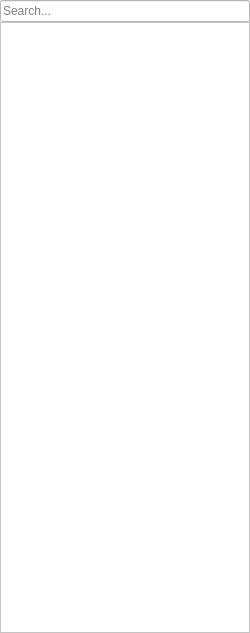
<?xml version="1.0" encoding="UTF-8"?>
<ui version="4.0">
 <class>ProjectView</class>
 <widget class="QWidget" name="ProjectView">
  <property name="geometry">
   <rect>
    <x>0</x>
    <y>0</y>
    <width>250</width>
    <height>633</height>
   </rect>
  </property>
  <property name="windowTitle">
   <string>Project View</string>
  </property>
  <layout class="QVBoxLayout" name="verticalLayout">
   <property name="spacing">
    <number>0</number>
   </property>
   <property name="leftMargin">
    <number>0</number>
   </property>
   <property name="topMargin">
    <number>0</number>
   </property>
   <property name="rightMargin">
    <number>0</number>
   </property>
   <property name="bottomMargin">
    <number>0</number>
   </property>
   <item>
    <widget class="QLineEdit" name="search">
     <property name="palette">
      <palette>
       <active>
        <colorrole role="WindowText">
         <brush brushstyle="SolidPattern">
          <color alpha="255">
           <red>0</red>
           <green>0</green>
           <blue>0</blue>
          </color>
         </brush>
        </colorrole>
        <colorrole role="Button">
         <brush brushstyle="SolidPattern">
          <color alpha="255">
           <red>255</red>
           <green>255</green>
           <blue>255</blue>
          </color>
         </brush>
        </colorrole>
        <colorrole role="Light">
         <brush brushstyle="SolidPattern">
          <color alpha="255">
           <red>255</red>
           <green>255</green>
           <blue>255</blue>
          </color>
         </brush>
        </colorrole>
        <colorrole role="Midlight">
         <brush brushstyle="SolidPattern">
          <color alpha="255">
           <red>255</red>
           <green>255</green>
           <blue>255</blue>
          </color>
         </brush>
        </colorrole>
        <colorrole role="Dark">
         <brush brushstyle="SolidPattern">
          <color alpha="255">
           <red>127</red>
           <green>127</green>
           <blue>127</blue>
          </color>
         </brush>
        </colorrole>
        <colorrole role="Mid">
         <brush brushstyle="SolidPattern">
          <color alpha="255">
           <red>170</red>
           <green>170</green>
           <blue>170</blue>
          </color>
         </brush>
        </colorrole>
        <colorrole role="Text">
         <brush brushstyle="SolidPattern">
          <color alpha="255">
           <red>0</red>
           <green>0</green>
           <blue>0</blue>
          </color>
         </brush>
        </colorrole>
        <colorrole role="BrightText">
         <brush brushstyle="SolidPattern">
          <color alpha="255">
           <red>255</red>
           <green>255</green>
           <blue>255</blue>
          </color>
         </brush>
        </colorrole>
        <colorrole role="ButtonText">
         <brush brushstyle="SolidPattern">
          <color alpha="255">
           <red>0</red>
           <green>0</green>
           <blue>0</blue>
          </color>
         </brush>
        </colorrole>
        <colorrole role="Base">
         <brush brushstyle="SolidPattern">
          <color alpha="255">
           <red>255</red>
           <green>255</green>
           <blue>255</blue>
          </color>
         </brush>
        </colorrole>
        <colorrole role="Window">
         <brush brushstyle="SolidPattern">
          <color alpha="255">
           <red>255</red>
           <green>255</green>
           <blue>255</blue>
          </color>
         </brush>
        </colorrole>
        <colorrole role="Shadow">
         <brush brushstyle="SolidPattern">
          <color alpha="255">
           <red>0</red>
           <green>0</green>
           <blue>0</blue>
          </color>
         </brush>
        </colorrole>
        <colorrole role="AlternateBase">
         <brush brushstyle="SolidPattern">
          <color alpha="255">
           <red>255</red>
           <green>255</green>
           <blue>255</blue>
          </color>
         </brush>
        </colorrole>
        <colorrole role="ToolTipBase">
         <brush brushstyle="SolidPattern">
          <color alpha="255">
           <red>255</red>
           <green>255</green>
           <blue>220</blue>
          </color>
         </brush>
        </colorrole>
        <colorrole role="ToolTipText">
         <brush brushstyle="SolidPattern">
          <color alpha="255">
           <red>0</red>
           <green>0</green>
           <blue>0</blue>
          </color>
         </brush>
        </colorrole>
       </active>
       <inactive>
        <colorrole role="WindowText">
         <brush brushstyle="SolidPattern">
          <color alpha="255">
           <red>0</red>
           <green>0</green>
           <blue>0</blue>
          </color>
         </brush>
        </colorrole>
        <colorrole role="Button">
         <brush brushstyle="SolidPattern">
          <color alpha="255">
           <red>255</red>
           <green>255</green>
           <blue>255</blue>
          </color>
         </brush>
        </colorrole>
        <colorrole role="Light">
         <brush brushstyle="SolidPattern">
          <color alpha="255">
           <red>255</red>
           <green>255</green>
           <blue>255</blue>
          </color>
         </brush>
        </colorrole>
        <colorrole role="Midlight">
         <brush brushstyle="SolidPattern">
          <color alpha="255">
           <red>255</red>
           <green>255</green>
           <blue>255</blue>
          </color>
         </brush>
        </colorrole>
        <colorrole role="Dark">
         <brush brushstyle="SolidPattern">
          <color alpha="255">
           <red>127</red>
           <green>127</green>
           <blue>127</blue>
          </color>
         </brush>
        </colorrole>
        <colorrole role="Mid">
         <brush brushstyle="SolidPattern">
          <color alpha="255">
           <red>170</red>
           <green>170</green>
           <blue>170</blue>
          </color>
         </brush>
        </colorrole>
        <colorrole role="Text">
         <brush brushstyle="SolidPattern">
          <color alpha="255">
           <red>0</red>
           <green>0</green>
           <blue>0</blue>
          </color>
         </brush>
        </colorrole>
        <colorrole role="BrightText">
         <brush brushstyle="SolidPattern">
          <color alpha="255">
           <red>255</red>
           <green>255</green>
           <blue>255</blue>
          </color>
         </brush>
        </colorrole>
        <colorrole role="ButtonText">
         <brush brushstyle="SolidPattern">
          <color alpha="255">
           <red>0</red>
           <green>0</green>
           <blue>0</blue>
          </color>
         </brush>
        </colorrole>
        <colorrole role="Base">
         <brush brushstyle="SolidPattern">
          <color alpha="255">
           <red>255</red>
           <green>255</green>
           <blue>255</blue>
          </color>
         </brush>
        </colorrole>
        <colorrole role="Window">
         <brush brushstyle="SolidPattern">
          <color alpha="255">
           <red>255</red>
           <green>255</green>
           <blue>255</blue>
          </color>
         </brush>
        </colorrole>
        <colorrole role="Shadow">
         <brush brushstyle="SolidPattern">
          <color alpha="255">
           <red>0</red>
           <green>0</green>
           <blue>0</blue>
          </color>
         </brush>
        </colorrole>
        <colorrole role="AlternateBase">
         <brush brushstyle="SolidPattern">
          <color alpha="255">
           <red>255</red>
           <green>255</green>
           <blue>255</blue>
          </color>
         </brush>
        </colorrole>
        <colorrole role="ToolTipBase">
         <brush brushstyle="SolidPattern">
          <color alpha="255">
           <red>255</red>
           <green>255</green>
           <blue>220</blue>
          </color>
         </brush>
        </colorrole>
        <colorrole role="ToolTipText">
         <brush brushstyle="SolidPattern">
          <color alpha="255">
           <red>0</red>
           <green>0</green>
           <blue>0</blue>
          </color>
         </brush>
        </colorrole>
       </inactive>
       <disabled>
        <colorrole role="WindowText">
         <brush brushstyle="SolidPattern">
          <color alpha="255">
           <red>127</red>
           <green>127</green>
           <blue>127</blue>
          </color>
         </brush>
        </colorrole>
        <colorrole role="Button">
         <brush brushstyle="SolidPattern">
          <color alpha="255">
           <red>255</red>
           <green>255</green>
           <blue>255</blue>
          </color>
         </brush>
        </colorrole>
        <colorrole role="Light">
         <brush brushstyle="SolidPattern">
          <color alpha="255">
           <red>255</red>
           <green>255</green>
           <blue>255</blue>
          </color>
         </brush>
        </colorrole>
        <colorrole role="Midlight">
         <brush brushstyle="SolidPattern">
          <color alpha="255">
           <red>255</red>
           <green>255</green>
           <blue>255</blue>
          </color>
         </brush>
        </colorrole>
        <colorrole role="Dark">
         <brush brushstyle="SolidPattern">
          <color alpha="255">
           <red>127</red>
           <green>127</green>
           <blue>127</blue>
          </color>
         </brush>
        </colorrole>
        <colorrole role="Mid">
         <brush brushstyle="SolidPattern">
          <color alpha="255">
           <red>170</red>
           <green>170</green>
           <blue>170</blue>
          </color>
         </brush>
        </colorrole>
        <colorrole role="Text">
         <brush brushstyle="SolidPattern">
          <color alpha="255">
           <red>127</red>
           <green>127</green>
           <blue>127</blue>
          </color>
         </brush>
        </colorrole>
        <colorrole role="BrightText">
         <brush brushstyle="SolidPattern">
          <color alpha="255">
           <red>255</red>
           <green>255</green>
           <blue>255</blue>
          </color>
         </brush>
        </colorrole>
        <colorrole role="ButtonText">
         <brush brushstyle="SolidPattern">
          <color alpha="255">
           <red>127</red>
           <green>127</green>
           <blue>127</blue>
          </color>
         </brush>
        </colorrole>
        <colorrole role="Base">
         <brush brushstyle="SolidPattern">
          <color alpha="255">
           <red>255</red>
           <green>255</green>
           <blue>255</blue>
          </color>
         </brush>
        </colorrole>
        <colorrole role="Window">
         <brush brushstyle="SolidPattern">
          <color alpha="255">
           <red>255</red>
           <green>255</green>
           <blue>255</blue>
          </color>
         </brush>
        </colorrole>
        <colorrole role="Shadow">
         <brush brushstyle="SolidPattern">
          <color alpha="255">
           <red>0</red>
           <green>0</green>
           <blue>0</blue>
          </color>
         </brush>
        </colorrole>
        <colorrole role="AlternateBase">
         <brush brushstyle="SolidPattern">
          <color alpha="255">
           <red>255</red>
           <green>255</green>
           <blue>255</blue>
          </color>
         </brush>
        </colorrole>
        <colorrole role="ToolTipBase">
         <brush brushstyle="SolidPattern">
          <color alpha="255">
           <red>255</red>
           <green>255</green>
           <blue>220</blue>
          </color>
         </brush>
        </colorrole>
        <colorrole role="ToolTipText">
         <brush brushstyle="SolidPattern">
          <color alpha="255">
           <red>0</red>
           <green>0</green>
           <blue>0</blue>
          </color>
         </brush>
        </colorrole>
       </disabled>
      </palette>
     </property>
     <property name="placeholderText">
      <string>Search...</string>
     </property>
    </widget>
   </item>
   <item>
    <widget class="QTreeView" name="view">
     <property name="palette">
      <palette>
       <active>
        <colorrole role="WindowText">
         <brush brushstyle="SolidPattern">
          <color alpha="255">
           <red>0</red>
           <green>0</green>
           <blue>0</blue>
          </color>
         </brush>
        </colorrole>
        <colorrole role="Button">
         <brush brushstyle="SolidPattern">
          <color alpha="255">
           <red>255</red>
           <green>255</green>
           <blue>255</blue>
          </color>
         </brush>
        </colorrole>
        <colorrole role="Light">
         <brush brushstyle="SolidPattern">
          <color alpha="255">
           <red>255</red>
           <green>255</green>
           <blue>255</blue>
          </color>
         </brush>
        </colorrole>
        <colorrole role="Midlight">
         <brush brushstyle="SolidPattern">
          <color alpha="255">
           <red>255</red>
           <green>255</green>
           <blue>255</blue>
          </color>
         </brush>
        </colorrole>
        <colorrole role="Dark">
         <brush brushstyle="SolidPattern">
          <color alpha="255">
           <red>127</red>
           <green>127</green>
           <blue>127</blue>
          </color>
         </brush>
        </colorrole>
        <colorrole role="Mid">
         <brush brushstyle="SolidPattern">
          <color alpha="255">
           <red>170</red>
           <green>170</green>
           <blue>170</blue>
          </color>
         </brush>
        </colorrole>
        <colorrole role="Text">
         <brush brushstyle="SolidPattern">
          <color alpha="255">
           <red>0</red>
           <green>0</green>
           <blue>0</blue>
          </color>
         </brush>
        </colorrole>
        <colorrole role="BrightText">
         <brush brushstyle="SolidPattern">
          <color alpha="255">
           <red>255</red>
           <green>255</green>
           <blue>255</blue>
          </color>
         </brush>
        </colorrole>
        <colorrole role="ButtonText">
         <brush brushstyle="SolidPattern">
          <color alpha="255">
           <red>0</red>
           <green>0</green>
           <blue>0</blue>
          </color>
         </brush>
        </colorrole>
        <colorrole role="Base">
         <brush brushstyle="SolidPattern">
          <color alpha="255">
           <red>255</red>
           <green>255</green>
           <blue>255</blue>
          </color>
         </brush>
        </colorrole>
        <colorrole role="Window">
         <brush brushstyle="SolidPattern">
          <color alpha="255">
           <red>255</red>
           <green>255</green>
           <blue>255</blue>
          </color>
         </brush>
        </colorrole>
        <colorrole role="Shadow">
         <brush brushstyle="SolidPattern">
          <color alpha="255">
           <red>0</red>
           <green>0</green>
           <blue>0</blue>
          </color>
         </brush>
        </colorrole>
        <colorrole role="AlternateBase">
         <brush brushstyle="SolidPattern">
          <color alpha="255">
           <red>255</red>
           <green>255</green>
           <blue>255</blue>
          </color>
         </brush>
        </colorrole>
        <colorrole role="ToolTipBase">
         <brush brushstyle="SolidPattern">
          <color alpha="255">
           <red>255</red>
           <green>255</green>
           <blue>220</blue>
          </color>
         </brush>
        </colorrole>
        <colorrole role="ToolTipText">
         <brush brushstyle="SolidPattern">
          <color alpha="255">
           <red>0</red>
           <green>0</green>
           <blue>0</blue>
          </color>
         </brush>
        </colorrole>
       </active>
       <inactive>
        <colorrole role="WindowText">
         <brush brushstyle="SolidPattern">
          <color alpha="255">
           <red>0</red>
           <green>0</green>
           <blue>0</blue>
          </color>
         </brush>
        </colorrole>
        <colorrole role="Button">
         <brush brushstyle="SolidPattern">
          <color alpha="255">
           <red>255</red>
           <green>255</green>
           <blue>255</blue>
          </color>
         </brush>
        </colorrole>
        <colorrole role="Light">
         <brush brushstyle="SolidPattern">
          <color alpha="255">
           <red>255</red>
           <green>255</green>
           <blue>255</blue>
          </color>
         </brush>
        </colorrole>
        <colorrole role="Midlight">
         <brush brushstyle="SolidPattern">
          <color alpha="255">
           <red>255</red>
           <green>255</green>
           <blue>255</blue>
          </color>
         </brush>
        </colorrole>
        <colorrole role="Dark">
         <brush brushstyle="SolidPattern">
          <color alpha="255">
           <red>127</red>
           <green>127</green>
           <blue>127</blue>
          </color>
         </brush>
        </colorrole>
        <colorrole role="Mid">
         <brush brushstyle="SolidPattern">
          <color alpha="255">
           <red>170</red>
           <green>170</green>
           <blue>170</blue>
          </color>
         </brush>
        </colorrole>
        <colorrole role="Text">
         <brush brushstyle="SolidPattern">
          <color alpha="255">
           <red>0</red>
           <green>0</green>
           <blue>0</blue>
          </color>
         </brush>
        </colorrole>
        <colorrole role="BrightText">
         <brush brushstyle="SolidPattern">
          <color alpha="255">
           <red>255</red>
           <green>255</green>
           <blue>255</blue>
          </color>
         </brush>
        </colorrole>
        <colorrole role="ButtonText">
         <brush brushstyle="SolidPattern">
          <color alpha="255">
           <red>0</red>
           <green>0</green>
           <blue>0</blue>
          </color>
         </brush>
        </colorrole>
        <colorrole role="Base">
         <brush brushstyle="SolidPattern">
          <color alpha="255">
           <red>255</red>
           <green>255</green>
           <blue>255</blue>
          </color>
         </brush>
        </colorrole>
        <colorrole role="Window">
         <brush brushstyle="SolidPattern">
          <color alpha="255">
           <red>255</red>
           <green>255</green>
           <blue>255</blue>
          </color>
         </brush>
        </colorrole>
        <colorrole role="Shadow">
         <brush brushstyle="SolidPattern">
          <color alpha="255">
           <red>0</red>
           <green>0</green>
           <blue>0</blue>
          </color>
         </brush>
        </colorrole>
        <colorrole role="AlternateBase">
         <brush brushstyle="SolidPattern">
          <color alpha="255">
           <red>255</red>
           <green>255</green>
           <blue>255</blue>
          </color>
         </brush>
        </colorrole>
        <colorrole role="ToolTipBase">
         <brush brushstyle="SolidPattern">
          <color alpha="255">
           <red>255</red>
           <green>255</green>
           <blue>220</blue>
          </color>
         </brush>
        </colorrole>
        <colorrole role="ToolTipText">
         <brush brushstyle="SolidPattern">
          <color alpha="255">
           <red>0</red>
           <green>0</green>
           <blue>0</blue>
          </color>
         </brush>
        </colorrole>
       </inactive>
       <disabled>
        <colorrole role="WindowText">
         <brush brushstyle="SolidPattern">
          <color alpha="255">
           <red>127</red>
           <green>127</green>
           <blue>127</blue>
          </color>
         </brush>
        </colorrole>
        <colorrole role="Button">
         <brush brushstyle="SolidPattern">
          <color alpha="255">
           <red>255</red>
           <green>255</green>
           <blue>255</blue>
          </color>
         </brush>
        </colorrole>
        <colorrole role="Light">
         <brush brushstyle="SolidPattern">
          <color alpha="255">
           <red>255</red>
           <green>255</green>
           <blue>255</blue>
          </color>
         </brush>
        </colorrole>
        <colorrole role="Midlight">
         <brush brushstyle="SolidPattern">
          <color alpha="255">
           <red>255</red>
           <green>255</green>
           <blue>255</blue>
          </color>
         </brush>
        </colorrole>
        <colorrole role="Dark">
         <brush brushstyle="SolidPattern">
          <color alpha="255">
           <red>127</red>
           <green>127</green>
           <blue>127</blue>
          </color>
         </brush>
        </colorrole>
        <colorrole role="Mid">
         <brush brushstyle="SolidPattern">
          <color alpha="255">
           <red>170</red>
           <green>170</green>
           <blue>170</blue>
          </color>
         </brush>
        </colorrole>
        <colorrole role="Text">
         <brush brushstyle="SolidPattern">
          <color alpha="255">
           <red>127</red>
           <green>127</green>
           <blue>127</blue>
          </color>
         </brush>
        </colorrole>
        <colorrole role="BrightText">
         <brush brushstyle="SolidPattern">
          <color alpha="255">
           <red>255</red>
           <green>255</green>
           <blue>255</blue>
          </color>
         </brush>
        </colorrole>
        <colorrole role="ButtonText">
         <brush brushstyle="SolidPattern">
          <color alpha="255">
           <red>127</red>
           <green>127</green>
           <blue>127</blue>
          </color>
         </brush>
        </colorrole>
        <colorrole role="Base">
         <brush brushstyle="SolidPattern">
          <color alpha="255">
           <red>255</red>
           <green>255</green>
           <blue>255</blue>
          </color>
         </brush>
        </colorrole>
        <colorrole role="Window">
         <brush brushstyle="SolidPattern">
          <color alpha="255">
           <red>255</red>
           <green>255</green>
           <blue>255</blue>
          </color>
         </brush>
        </colorrole>
        <colorrole role="Shadow">
         <brush brushstyle="SolidPattern">
          <color alpha="255">
           <red>0</red>
           <green>0</green>
           <blue>0</blue>
          </color>
         </brush>
        </colorrole>
        <colorrole role="AlternateBase">
         <brush brushstyle="SolidPattern">
          <color alpha="255">
           <red>255</red>
           <green>255</green>
           <blue>255</blue>
          </color>
         </brush>
        </colorrole>
        <colorrole role="ToolTipBase">
         <brush brushstyle="SolidPattern">
          <color alpha="255">
           <red>255</red>
           <green>255</green>
           <blue>220</blue>
          </color>
         </brush>
        </colorrole>
        <colorrole role="ToolTipText">
         <brush brushstyle="SolidPattern">
          <color alpha="255">
           <red>0</red>
           <green>0</green>
           <blue>0</blue>
          </color>
         </brush>
        </colorrole>
       </disabled>
      </palette>
     </property>
    </widget>
   </item>
  </layout>
 </widget>
 <resources/>
 <connections/>
</ui>
